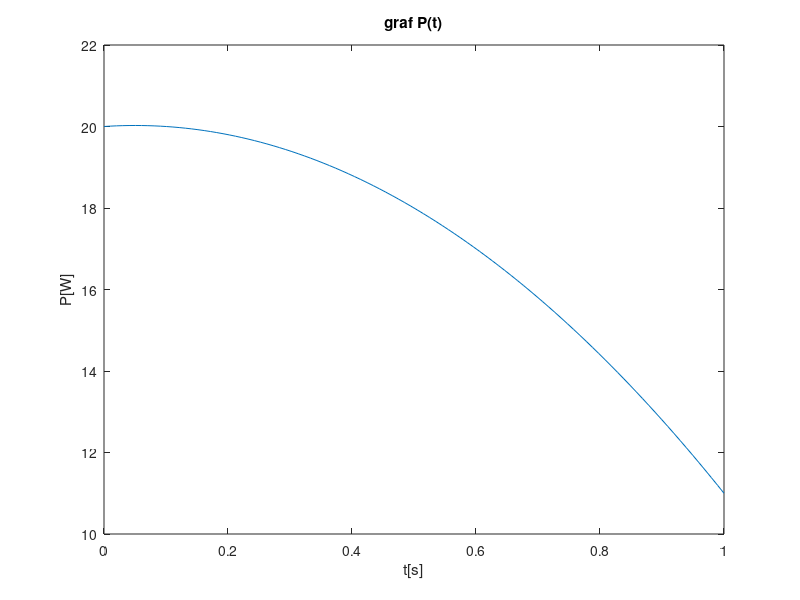

The MATLAB source for this figure:
%extract data form naloga1_1.txt

delimiterIn="";
headerlinesIn = 2;
data = importdata("naloga1_1.txt",delimiterIn, headerlinesIn);
t = data.data(); %podatki shranjeni v vektor

%2. del shrani podatke brez uporabe importdata

fid = fopen("naloga1_2.txt", "r");

first_line = fgetl(fid);
text_num = strsplit(first_line, ": ");
num_str = text_num(2);
num = str2double(num_str);

P = zeros(0, num);
for i = 1:1:num
    line = fgetl(fid);
    P(i) = str2double(line);
end

%graf P(t)

plot(t, P)
title ("graf P(t)")
xlabel("t[s]")
ylabel("P[W]")



% 3. naloga - izracun integala

test_result = trapz(t, P);


result = 0;
for i = 1:1:(num-1)
    dt = t(i+1) - t(i); 
    s = dt/2 * (P(i) + P(i+1));
    result = result + s;
end

diff = result - test_result;


